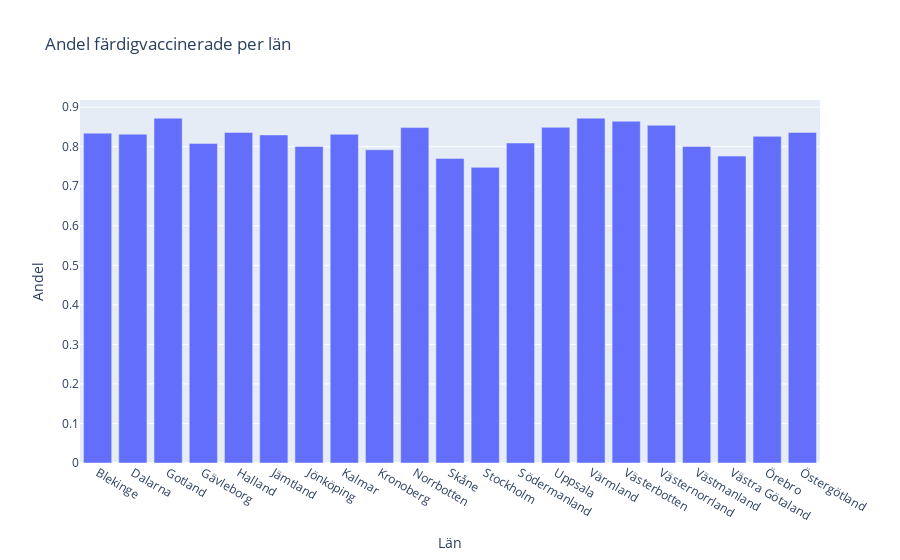

Here is the notebook cell this chart was saved with:
### Code cell
fig = px.bar(vaccine, vaccine.index, y="Andel färdigvaccinerade", title="Andel färdigvaccinerade per län", labels={"Andel färdigvaccinerade" : "Andel", "Län_namn" : "Län"})
fig.show()
fig.write_html("Visualiseringar/Andel_färdigvaccinerade_per_län.html")

### Figure 1 — Plotly figure (JSON) as saved in the notebook; plotly's stock layout.template omitted (floating-point values rounded to 4 significant figures)
{"data": [{"alignmentgroup": "True", "hovertemplate": "Län=%{x}<br>Andel=%{y}<extra></extra>", "legendgroup": "", "marker": {"color": "#636efa", "pattern": {"shape": ""}}, "name": "", "offsetgroup": "", "orientation": "v", "showlegend": false, "textposition": "auto", "type": "bar", "x": ["Blekinge", "Dalarna", "Gotland", "Gävleborg", "Halland", "Jämtland", "Jönköping", "Kalmar", "Kronoberg", "Norrbotten", "Skåne", "Stockholm", "Södermanland", "Uppsala", "Värmland", "Västerbotten", "Västernorrland", "Västmanland", "Västra Götaland", "Örebro", "Östergötland"], "xaxis": "x", "y": [0.8342, 0.8316, 0.8721, 0.8084, 0.8361, 0.8298, 0.8006, 0.8314, 0.7921, 0.8484, 0.7704, 0.7478, 0.8094, 0.8489, 0.8722, 0.8644, 0.8542, 0.8004, 0.7763, 0.8262, 0.8359], "yaxis": "y"}], "layout": {"barmode": "relative", "legend": {"tracegroupgap": 0}, "title": {"text": "Andel färdigvaccinerade per län"}, "xaxis": {"anchor": "y", "domain": [0, 1], "title": {"text": "Län"}}, "yaxis": {"anchor": "x", "domain": [0, 1], "title": {"text": "Andel"}}}}
